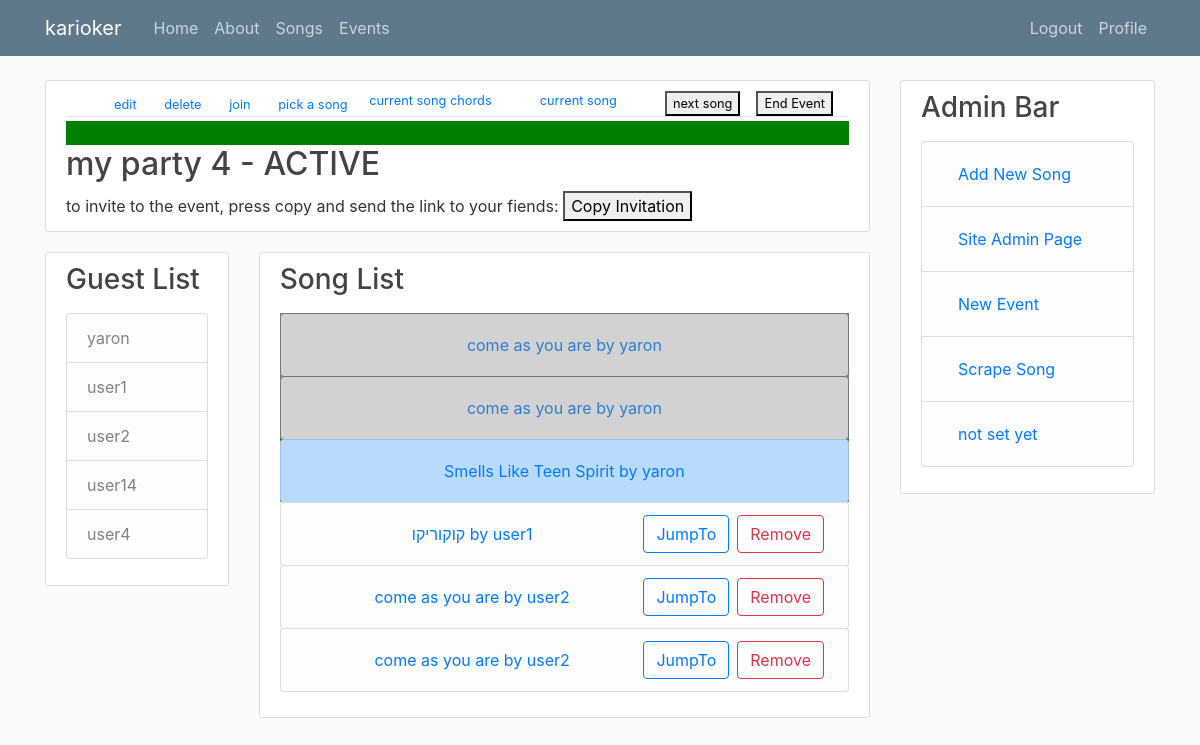
The app's page /event/6/ (signed in), older data.
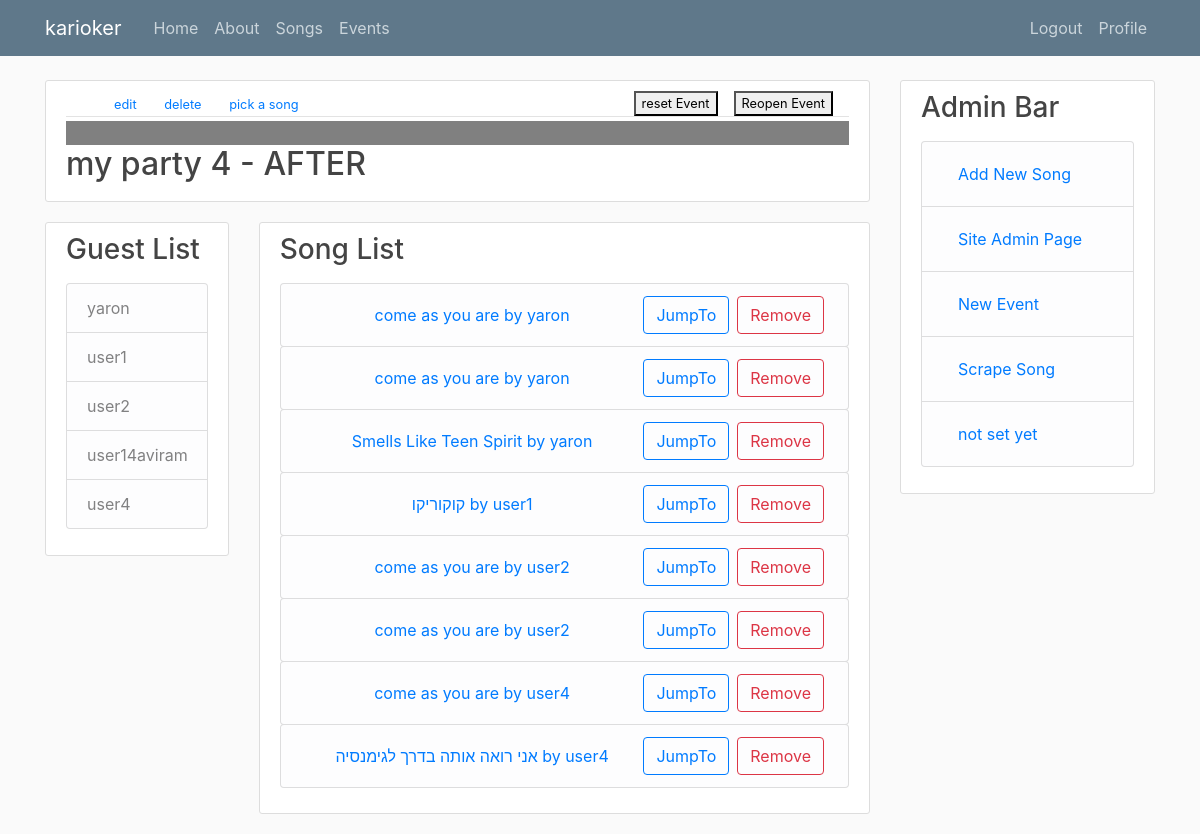
The same page, newer data.
### event/models.py (models this page shows, shortened)
class Event(models.Model):
    name = models.CharField(max_length=100)
    orgenizer = models.ForeignKey(User, on_delete=models.CASCADE)
    current_song = models.IntegerField(default=-1, blank=True)
    event_status = models.TextField(default=EventStatus.BEFORE, choices=EventStatus.choices)
    def get_invite_token(self, expires_sec=86400):
        s = Serializer('hf39h4nf3948fn93u8fn39hnvrh30h', expires_sec)
        return s.dumps({'event_id': self.id}).decode('utf-8')
    def __str__(self):
        return self.name

class EventGuests(models.Model):
    event = models.ForeignKey(Event, on_delete=models.CASCADE)
    guest = models.ForeignKey(User, on_delete=models.CASCADE)

class EventSongs(models.Model):
    event = models.ForeignKey(Event, on_delete=models.CASCADE)
    singer = models.ForeignKey(EventGuests, on_delete=models.CASCADE)
    song = models.ForeignKey(Songs, on_delete=models.CASCADE)
    status = models.TextField(default=EventSongStatus.LISTED, choices=EventStatus.choices)

### karioker/models.py (models this page shows, shortened)
class Songs(models.Model):
    name = models.CharField(max_length=100)
    performer = models.ForeignKey(Performers, on_delete=models.CASCADE)
    songwriter = models.ForeignKey(SongWriters, on_delete=models.CASCADE)
    composer = models.ForeignKey(Composers, on_delete=models.CASCADE)
    lyrics_url = models.CharField(max_length=400)
    chords_url = models.CharField(max_length=400)
    lyrics = models.TextField()
    chords = models.TextField()
    language = models.CharField(max_length=400)
    alignment = models.CharField(max_length=400)
    def __str__(self):
        return self.name

### event/views.py (the view)
# urls.py: path('<int:pk>/', event_with_details, name='event-detail'),
@login_required
def event_with_details(request,pk):
    event = Event.objects.get(id=pk)
    event_invitation_token=event.get_invite_token()
    guest_list = EventGuests.objects.filter(event=event.id)
    event_song_list = EventSongs.objects.none()
    event_song_list |= EventSongs.objects.filter(event=event.id).order_by('id')
    context = {'event': event, 'guest_list': guest_list,"event_song_list" :event_song_list, 'event_invitation_token':event_invitation_token}
    return render(request, 'event/event_detailed.html', context)

### event/templates/event/event_detailed.html (shortened to what this page needs)
{% extends "karioker/base.html" %}
{% block content %}
  <article class="media content-section">
    <div class="media-body">
      <div class="article-metadata"  >
        <small class="text-muted">
          {% if user.is_staff %}
            <a class="ml-4", href="{%url 'event-update' event.id %}">  edit </a>
            <a class="ml-4", href="{%url 'event-delete' event.id %}" >  delete </a>
            {% if  event.event_status == 'BEFORE'  or   event.event_status == 'ACTIVE' %}
              <a class="ml-4", href="{%url 'event-join' event.id event_invitation_token%}" >  join </a>
            {% endif  %}
          {% endif  %}
          <a class="ml-4", href="{%url 'karioker-songs' %}?event_id={{event.id}}" >  pick a song </a>
          {%if event.event_status == 'BEFORE' %}
            <a class="mr-5 float-right"", href="{%url 'event-start' event.id %}"  >  Start Event </a>
            <a class="mr-5 float-right"", href="{%url 'event-cancel' event.id %}"  >  cancel Event </a>
          {% elif  event.event_status == 'ACTIVE' %}
            <button class="mr-3 float-right"  onclick="window.location.href='{%url 'event-end' event.id %}'">  End Event  </button>
            <button class="mr-3 float-right"  onclick="window.location.href='{%url 'event-next-song' event.id %}'">  next song  </button>
            <a class="mr-5 float-right"", href="{%url 'event-current-song' event.id %}"  >  current song </a>
            <a class="mr-5 float-right"", href="{%url 'event-current-song-chords' event.id %}"  >  current song chords </a>
          {% elif  event.event_status == 'AFTER' %}
            <button class="mr-3 float-right"  onclick="window.location.href='{%url 'event-start' event.id %}'">  Reopen Event  </button>
            <button class="mr-3 float-right"  onclick="window.location.href='{%url 'event-reset' event.id %}'">  reset Event  </button>
          {% elif  event.event_status == 'CANCELED' %}
            <a class="mr-5 float-right"", href="{%url 'event-reset' event.id %}"  >  reset Event </a>
          {% endif  %}
        </small>
      </div>
      {% if  event.event_status == 'CANCELED' %}
        <div style="background-color:darkred">
      {%elif event.event_status == 'ACTIVE' %}
        <div style="background-color:green">
      {%elif event.event_status == 'AFTER' %}
        <div  style="background-color:gray">
      {% else %}
        <div class="media-body">
      {%endif %}
      </div>
      <h2>{{ event}} - {{event.event_status}}</h2>
      {% if  event.event_status == 'BEFORE'  or   event.event_status == 'ACTIVE' %}
        to invite to the event, press copy and send the link to your fiends:
        <button onclick="copy('Lorem ipsum dolor sit amet\nconsectetur adipiscing elit')">
              Copy Invitation
        </button>
      {% endif  %}
    </div>
  </article>
  <div class="row">
    <div class="col-md-3">
      <div class="content-section">
        <h3>Guest List</h3>
        <p class='text-muted'>
          <ul class="list-group">
            {% for guest in guest_list %}
              <li class="list-group-item list-group-item-light">
                {{ guest.guest }}
              </li>
            {% endfor %}
          </ul>
        </p>
      </div>
    </div>
    <div class="col-md-9">
      <div class="content-section">
        <h3>Song List</h3>
        <p class='text-muted'>
          <ul class="list-group">
            {% for song in event_song_list %}
              {%if song.status == 'CURRENT' %}
                <div  style="background-color:green">
                  {%elif song.status == 'LISTED' %}
                <div  style="background-color:white">
                  {%elif song.status == 'SANG' %}
                <div  style="background-color:gray">
              {%else%}
                <div style="background-color:white" >
              {% endif %}
              {%  if song.status == 'SANG' %}
                <li class="btn btn-secondary list-group-item disabled">
                  <a class="btn  " align="" href="{% url 'song-detail' song.song.id %}"> {{ song.song }} by {{ song.singer.guest}} </a>
              {%  elif  song.status == 'LISTED'  %}
                <li class="btn btn-outline-dark list-group-item list-group-item-light">
                    <a class="btn  " align="" href="{% url 'song-detail' song.song.id %}"> {{ song.song }} by {{ song.singer.guest}} </a>
                  {%  if song.singer.guest.id == user.id or user.is_staff %}
                  <a class="btn btn-outline-danger mr-1 float-right" href="{% url 'event-delete-song' song.id %}  ">Remove </a>
                  <a class="btn btn-outline-primary mr-2 float-right" href="{% url 'event-jump-to-song' event.id song.id %}  ">JumpTo </a>
                  {% endif%}
              {%else%}
                <li class="btn btn-outline-dark list-group-item list-group-item-primary">
                  <a class="btn  " align="" href="{% url 'song-detail' song.song.id %}"> {{ song.song }} by {{ song.singer.guest}} </a>
                {% endif %}
              </li>
            <div>
            {% endfor %}
          </ul>
        </p>
      </div>
    </div>
</div>
{% endblock content %}

### karioker/templates/karioker/base.html (shortened to what this page needs)
{% load static %}
<!DOCTYPE html>
<html>
<head>
    <link rel="stylesheet" href="https://maxcdn.bootstrapcdn.com/bootstrap/4.0.0/css/bootstrap.min.css">
    <link rel="stylesheet" type="text/css" href="{% static 'karioker/main.css' %}">
</head>
<body>
    <header class="site-header">
      <nav class="navbar navbar-expand-md navbar-dark bg-steel fixed-top">
        <div class="container">
          <a class="navbar-brand mr-4" href="{% url 'karioker-home' %}">karioker</a>
          <div class="collapse navbar-collapse" id="navbarToggle">
            <div class="navbar-nav mr-auto">
              <a class="nav-item nav-link" href="{% url 'karioker-home' %}">Home</a>
              <a class="nav-item nav-link" href="{% url 'karioker-about' %}">About</a>
              <a class="nav-item nav-link" href="{% url 'karioker-songs' %}">Songs</a>
              <a class="nav-item nav-link" href="{% url 'events-home' %}">Events</a>
            </div>
            {% if user.is_authenticated %}
              <div class="navbar-nav">
                <a class="nav-item nav-link" href="{% url 'logout' %}">Logout</a>
                <a class="nav-item nav-link" href="{% url 'profile' %}">Profile</a>
              </div>
              {% else %}
              <div class="navbar-nav">
                <a class="nav-item nav-link" href="{% url 'login' %}">Login</a>
                <a class="nav-item nav-link" href="{% url 'register' %}">Register</a>
              </div>
              {% endif %}
          </div>
        </div>
      </nav>
    </header>
     <main role="main" class="container">
      <div class="row">
        <div class="col-md-9">
          {% block content %} {% endblock content %}
        </div>
        {% if user.is_staff %}
          <div class="col-md-3">
            <div class="content-section">
              <h3>Admin Bar</h3>
              <p class='text-muted'>
                <ul class="list-group">
                  <li class="list-group-item list-group-item-light">
                      <a class="nav-item nav-link" href="{% url 'song-create' %}">Add New Song</a>
                  </li>
                  <li class="list-group-item list-group-item-light">
                      <a class="nav-item nav-link" href="/admin/">Site Admin Page</a>
                  </li>
                  <li class="list-group-item list-group-item-light">
                      <a class="nav-item nav-link" href="{% url 'event-create' %}">New Event</a>
                  </li>
                  <li class="list-group-item list-group-item-light">
                      <a class="nav-item nav-link" href="{% url 'scrape-tab4u' %}">Scrape Song</a>
                  </li>
                  <li class="list-group-item list-group-item-light">
                      <a class="nav-item nav-link" href='#'>not set yet</a>
                  </li>
                </ul>
              </p>
            </div>
          </div>
        {% endif %}
      </div>
    </main>
</body>
</html>

### karioker/static/karioker/main.css (style rules this page uses)
body { background: #fafafa; color: #333333; margin-top: 5rem; }
h1, h2, h3, h4, h5, h6 { color: #444444; }
ul { margin: 0; }
.bg-steel { background-color: #5f788a; }
.site-header .navbar-nav .nav-link { color: #cbd5db; }
.content-section { background: #ffffff; padding: 10px 20px; border: 1px solid #dddddd; border-radius: 3px; margin-bottom: 20px; }
.article-metadata { padding-bottom: 1px; margin-bottom: 4px; border-bottom: 1px solid #e3e3e3 }

Row changes from the older to the newer data that the page shows:
changed Event "my party 4": event_status "ACTIVE" → "AFTER"
changed through a linked row, EventGuests: guest "user14" → "user14aviram"
changed EventSongs (number 1 of 8 on the later page): status "SANG" → "LISTED" (drawn)
changed EventSongs (number 2 of 8 on the later page): status "SANG" → "LISTED" (drawn)
changed EventSongs "Smells Like Teen Spirit": status "CURRENT" → "LISTED" (drawn)
added EventSongs: song "come as you are", singer.guest "user4", shows "Remove"
added EventSongs: song "אני רואה אותה בדרך לגימנסיה", singer.guest "user4", shows "Remove"
Text that changed along with them:
text no longer shown: "join End Event next song current song current song chords to invite to the event, press copy and send the link to your fiends: Copy Invitation"
text now shown: "Reopen Event reset Event"
